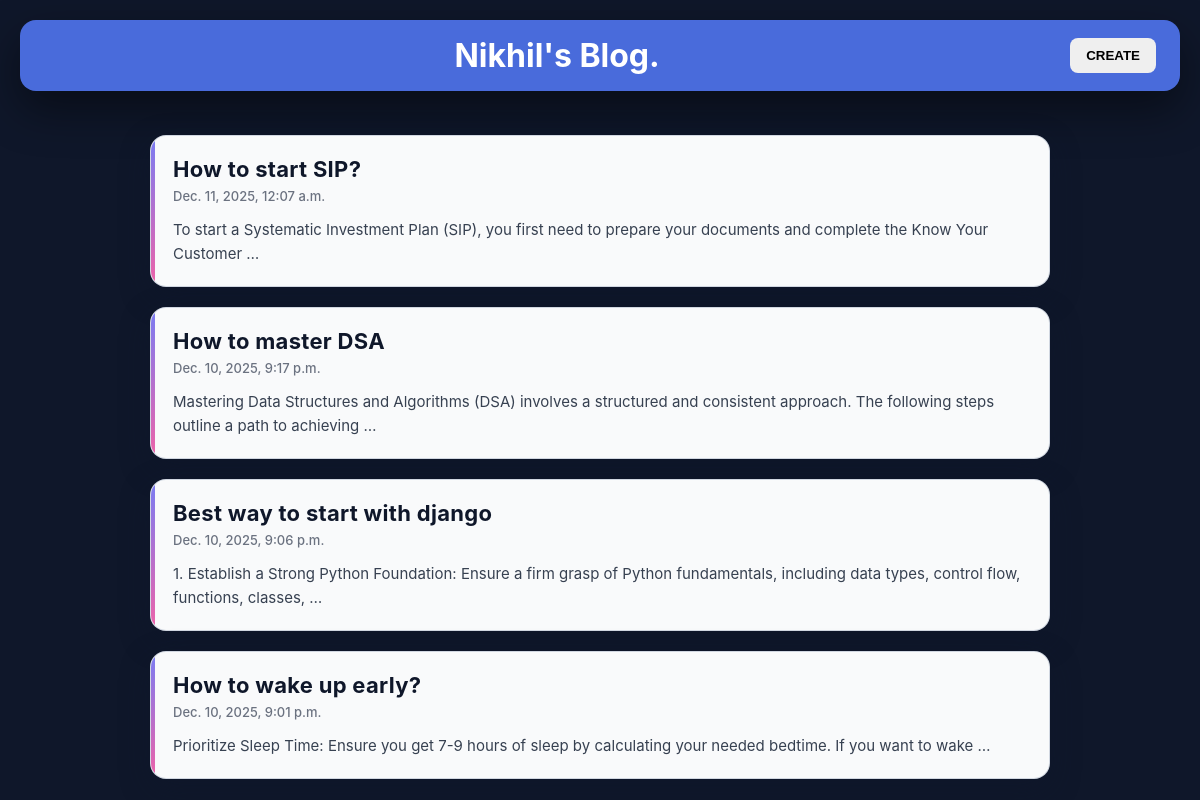
The page / on the database its author committed.
### posts/models.py (models this page shows)
class Post(models.Model):
    title=models.CharField(max_length=100)
    body=models.CharField(max_length=1000000)
    created_at=models.DateTimeField(default=datetime.now,blank=True)

### posts/views.py (the view)
# urls.py: path('',views.index,name='index'),
def index(request):
    posts=Post.objects.all()
    return render(request,'index.html',{'posts':posts})

### templates/index.html (shortened to what this page needs)
<!DOCTYPE html>
<html>
<head>
</head>
<body>
<div style="display:flex; align-items:center; background:#496bdb; width:100%; padding:16px 24px; border-radius:16px; box-shadow:0 18px 45px rgba(0,0,0,0.45);">
  <h1 style="margin:0; flex:1; text-align:center; color:white;">
    Nikhil's Blog.
  </h1>
  <a href="/create">
    <button style="padding:10px 16px; border:none; border-radius:8px; font-weight:600; cursor:pointer;">
      CREATE
    </button>
  </a>
</div>
<div class="row">
  <div class="leftcolumn">
    {% for post in posts reversed %}
    <div class="card">
        <a href="{% url 'post' post.id%}">
          <h2>{{post.title}}</h2>
          <h5>{{post.created_at}}</h5>
          <p>{{post.body | truncatewords:20}}</p>
        </a>
    </div>
    {% endfor %}
  </div>
</div>
</body>
</html>

### templates/index.html (style rules this page uses)
* { box-sizing: border-box; margin: 0; padding: 0; }
body { font-family: -apple-system, BlinkMacSystemFont, "Segoe UI", Arial, sans-serif; padding: 20px; background: #0f172a; }
.row { max-width: 900px; margin: 0 auto; }
.leftcolumn { float: left; width: 100%; margin-top: 24px; }
.card { background-color: #f9fafb; padding: 20px 22px; margin-top: 20px; border-radius: 16px; box-shadow: 0 10px 30px rgba(15, 23, 42, 0.35); border: 1px solid rgba(148, 163, 184, 0.4); transition: transform 0.18s ease-out, box-shadow 0.18s ease-out, border-color 0.18s ease-out, background-color 0.18s ease-out; position: relative; overflow: hidden; }
.card::before { content: ""; position: absolute; left: 0; top: 0; height: 100%; width: 4px; background: linear-gradient(180deg, #6366f1, #ec4899); opacity: 0.85; }
.card a { display: block; text-decoration: none !important; color: inherit !important; }
.card h2 { margin-bottom: 6px; font-size: 22px; color: #0f172a; font-weight: 700; letter-spacing: 0.3px; }
.card h5 { margin-bottom: 14px; font-size: 13px; font-weight: 500; color: #6b7280; }
.card p { font-size: 15px; line-height: 1.6; color: #374151; }
.row:after { content: ""; display: table; clear: both; }

### rows shown on the page
Post: title "How to start SIP?", created_at "Dec. 11, 2025, 12:07 a.m.", body "To start a Systematic Investment Plan (SIP), you first need to prepare your documents and complete the Know Your Customer …"
Post: title "How to master DSA", created_at "Dec. 10, 2025, 9:17 p.m.", body "Mastering Data Structures and Algorithms (DSA) involves a structured and consistent approach. The following steps outline a path to achieving …"
Post: title "Best way to start with django", created_at "Dec. 10, 2025, 9:06 p.m.", body "1. Establish a Strong Python Foundation: Ensure a firm grasp of Python fundamentals, including data types, control flow, functions, classes, …"
Post: title "How to wake up early?", created_at "Dec. 10, 2025, 9:01 p.m.", body "Prioritize Sleep Time: Ensure you get 7-9 hours of sleep by calculating your needed bedtime. If you want to wake …"
